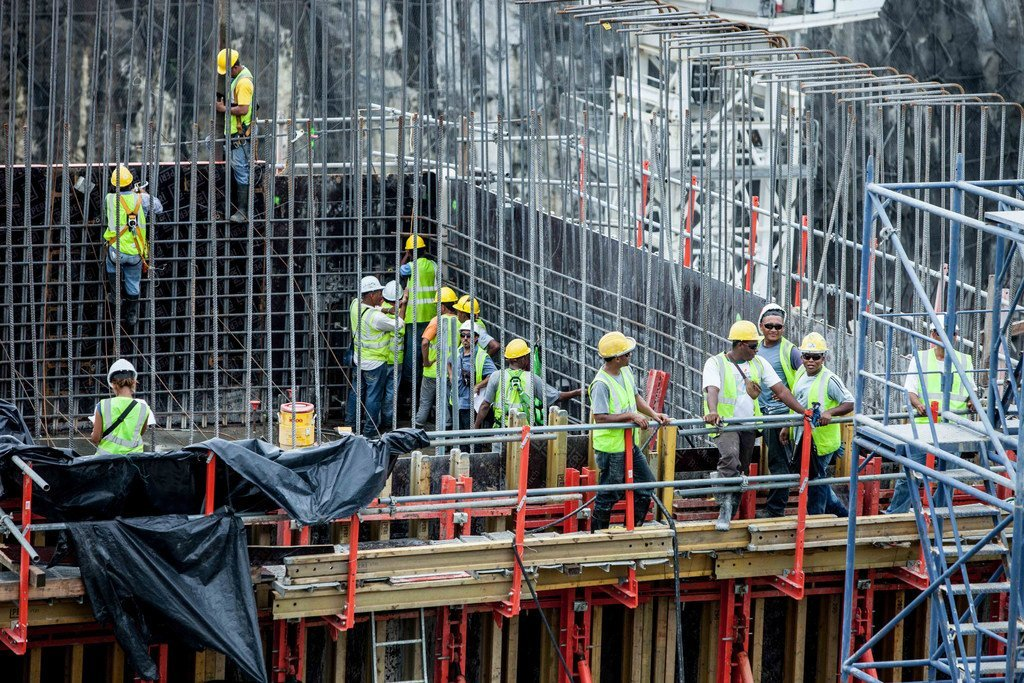
#> input picture input_images/construction workers building_19.jpeg, 1024 x 683 px, given in place of the camera
$ python multifeature_processor.py
#> lines starting #> are read from the running program, lines starting #| are printed output that depends on the picture; after the words box and inside, x2 and y2 are one past the last pixel; in counts of white or black regions, pixels touching at a corner belong together
import cv2
import numpy as np
from sklearn.metrics.pairwise import euclidean_distances
from scipy.spatial import distance
class MultiFeatureTracker:
   def __init__(self):
       # Initialize detectors
       self.face_cascade = cv2.CascadeClassifier(cv2.data.haarcascades + 'haarcascade_frontalface_default.xml')
       self.body_cascade = cv2.CascadeClassifier(cv2.data.haarcascades + 'haarcascade_fullbody.xml')
       self.upper_body_cascade = cv2.CascadeClassifier(cv2.data.haarcascades + 'haarcascade_upperbody.xml')
       # Initialize background subtractor for movement detection
       self.bg_subtractor = cv2.createBackgroundSubtractorMOG2(history=500, varThreshold=16, detectShadows=True)
       # Initialize tracker properties
       self.next_person_id = 0
       self.tracked_persons = {}
       self.max_disappeared = 30
       # Parameters for histogram comparison
       self.hist_bins = 32
       self.hist_range = [0, 180]
   def calculate_color_histogram(self, frame, bbox):
       """Calculate color histogram for the given bounding box region."""
       x, y, w, h = bbox
       roi = frame[y:y+h, x:x+w]
       # Convert ROI to HSV color space
       hsv_roi = cv2.cvtColor(roi, cv2.COLOR_BGR2HSV)
       # Calculate histogram for hue channel
       hist = cv2.calcHist([hsv_roi], [0], None, [self.hist_bins], self.hist_range)
       cv2.normalize(hist, hist, 0, 1, cv2.NORM_MINMAX)
       return hist
   def detect_motion(self, frame):
       """Detect moving regions in the frame."""
       fg_mask = self.bg_subtractor.apply(frame)
       # Apply morphological operations to remove noise
       kernel = cv2.getStructuringElement(cv2.MORPH_ELLIPSE, (3, 3))
       fg_mask = cv2.erode(fg_mask, kernel, iterations=1)
       fg_mask = cv2.dilate(fg_mask, kernel, iterations=2)
       # Find contours of moving regions
       contours, _ = cv2.findContours(fg_mask, cv2.RETR_EXTERNAL, cv2.CHAIN_APPROX_SIMPLE)
       motion_regions = []
       for contour in contours:
           if cv2.contourArea(contour) > 500:  # Filter small movements
               x, y, w, h = cv2.boundingRect(contour)
               motion_regions.append((x, y, w, h))
       return motion_regions
   def detect_all_features(self, frame):
       """Detect persons using multiple methods."""
       gray = cv2.cvtColor(frame, cv2.COLOR_BGR2GRAY)
       # Detect faces
       faces = self.face_cascade.detectMultiScale(
           gray, scaleFactor=1.1, minNeighbors=5, minSize=(30, 30))
       # Detect full bodies
       bodies = self.body_cascade.detectMultiScale(
           gray, scaleFactor=1.1, minNeighbors=3, minSize=(80, 200))
       # Detect upper bodies
       upper_bodies = self.upper_body_cascade.detectMultiScale(
           gray, scaleFactor=1.1, minNeighbors=3, minSize=(60, 60))
       # Detect motion
       motion_regions = self.detect_motion(frame)
       # Combine all detections
       all_detections = []
       # Add faces with detection type
       for bbox in faces:
           all_detections.append((*bbox, 'face'))
       # Add bodies with detection type
       for bbox in bodies:
           all_detections.append((*bbox, 'body'))
       # Add upper bodies with detection type
       for bbox in upper_bodies:
           all_detections.append((*bbox, 'upper_body'))
       # Add motion regions with detection type
       for bbox in motion_regions:
           all_detections.append((*bbox, 'motion'))
       return all_detections
   def update(self, frame):
       # Detect all features in current frame
       current_detections = self.detect_all_features(frame)
       # If no detections are found
       if len(current_detections) == 0:
           for person_id in list(self.tracked_persons.keys()):
               self.tracked_persons[person_id]["disappeared"] += 1
               if self.tracked_persons[person_id]["disappeared"] > self.max_disappeared:
                   del self.tracked_persons[person_id]
           return self.tracked_persons
       # Calculate centroids for current detections
       current_centroids = np.array([[x + w//2, y + h//2] for (x, y, w, h, _) in current_detections])
       # If we're not tracking anyone, register all detections
       if len(self.tracked_persons) == 0:
           for i in range(len(current_detections)):
               self.register_person(frame, current_detections[i], current_centroids[i])
       # Otherwise, match current detections to existing persons
       else:
           person_ids = list(self.tracked_persons.keys())
           tracked_centroids = np.array([self.tracked_persons[person_id]["centroid"]
                                       for person_id in person_ids])
           # Compute distances between tracked centroids and current centroids
           D = euclidean_distances(tracked_centroids, current_centroids)
           # Calculate histogram similarities for overlapping regions
           H = np.zeros((len(tracked_centroids), len(current_centroids)))
           for i, person_id in enumerate(person_ids):
               hist1 = self.tracked_persons[person_id]["histogram"]
               for j, detection in enumerate(current_detections):
                   hist2 = self.calculate_color_histogram(frame, detection[:4])
                   H[i, j] = cv2.compareHist(hist1, hist2, cv2.HISTCMP_CORREL)
           # Combine distance and histogram metrics
           similarity_matrix = D * (2 - H)  # Lower values indicate better matches
           rows = similarity_matrix.min(axis=1).argsort()
           cols = similarity_matrix.argmin(axis=1)[rows]
           used_rows = set()
           used_cols = set()
           for (row, col) in zip(rows, cols):
               if row in used_rows or col in used_cols:
                   continue
               if similarity_matrix[row, col] > 100:  # Adjusted threshold
                   continue
               person_id = person_ids[row]
               self.tracked_persons[person_id].update({
                   "bbox": current_detections[col][:4],
                   "centroid": current_centroids[col],
                   "detection_type": current_detections[col][4],
                   "disappeared": 0,
                   "histogram": self.calculate_color_histogram(frame, current_detections[col][:4])
               })
               used_rows.add(row)
               used_cols.add(col)
           # Register new detections
           unused_cols = set(range(0, similarity_matrix.shape[1])).difference(used_cols)
           for col in unused_cols:
               self.register_person(frame, current_detections[col], current_centroids[col])
       return self.tracked_persons
   def register_person(self, frame, detection, centroid):
       """Register a new person."""
       bbox = detection[:4]
       detection_type = detection[4]
       self.tracked_persons[self.next_person_id] = {
           "bbox": bbox,
           "centroid": centroid,
           "detection_type": detection_type,
           "disappeared": 0,
           "histogram": self.calculate_color_histogram(frame, bbox)
       }
       self.next_person_id += 1
def main():
   cap = cv2.VideoCapture(0)  # Use 0 for webcam or provide video file path
   tracker = MultiFeatureTracker()
   while True:
       ret, frame = cap.read()
#> frame is the input picture: shape (683, 1024, 3); mean B, G, R 97.5, 96, 92.6
       if not ret:
           break
       persons = tracker.update(frame)
#> in detect_all_features, `gray = cv2.cvtColor(frame, cv2.COLOR_BGR2GRAY)`:
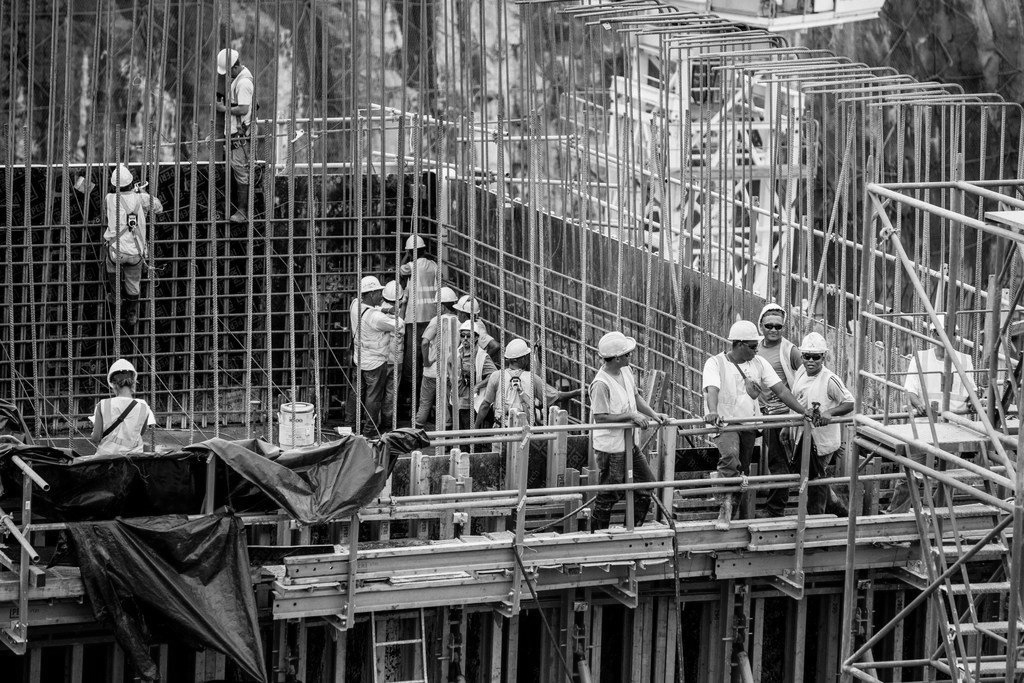
#> gray: shape (683, 1024); min 0, max 255, mean 95.1
#> in detect_all_features, `faces = self.face_cascade.detectMultiScale( gray, scaleFactor=1.1, min..`: faces = ()
#> in detect_all_features, `upper_bodies = self.upper_body_cascade.detectMultiScale( gray, scaleFa..`: upper_bodies = [[238, 351, 104, 85]]
#> in detect_motion, `fg_mask = self.bg_subtractor.apply(frame)`:
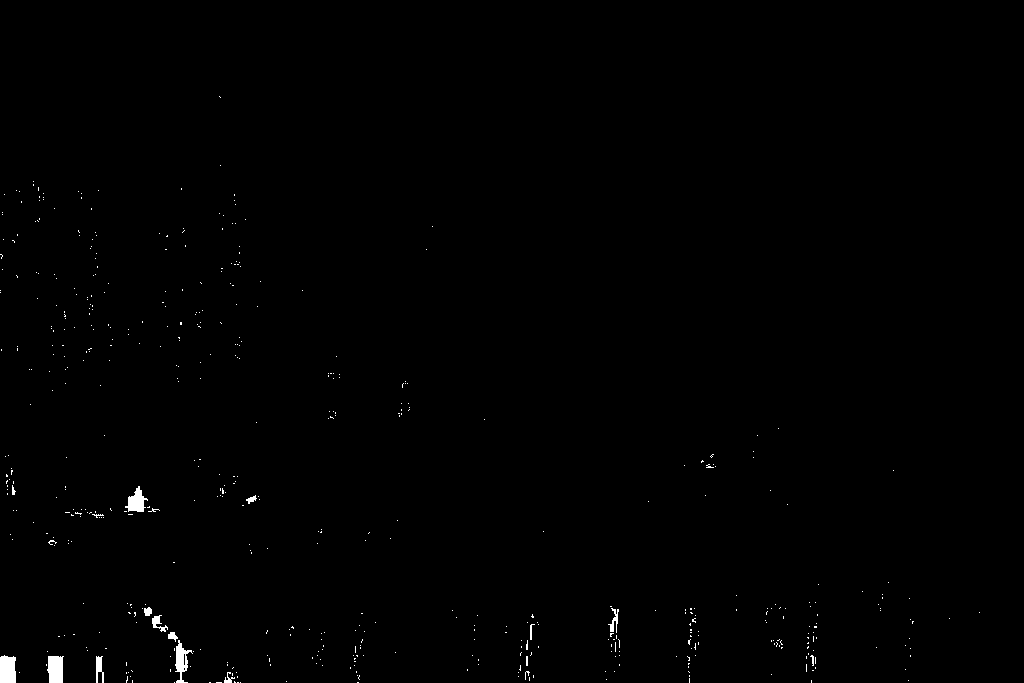
#> fg_mask: shape (683, 1024); values 127 (black) and 255 (white), 0.46% white; 524 white regions (508 under 20 px), largest, box (x1, y1, x2, y2) and area: (0, 655, 16, 683) 415, (47, 656, 64, 683) 396, (175, 640, 193, 683) 335
#> in detect_motion, `fg_mask = cv2.erode(fg_mask, kernel, iterations=1)`:
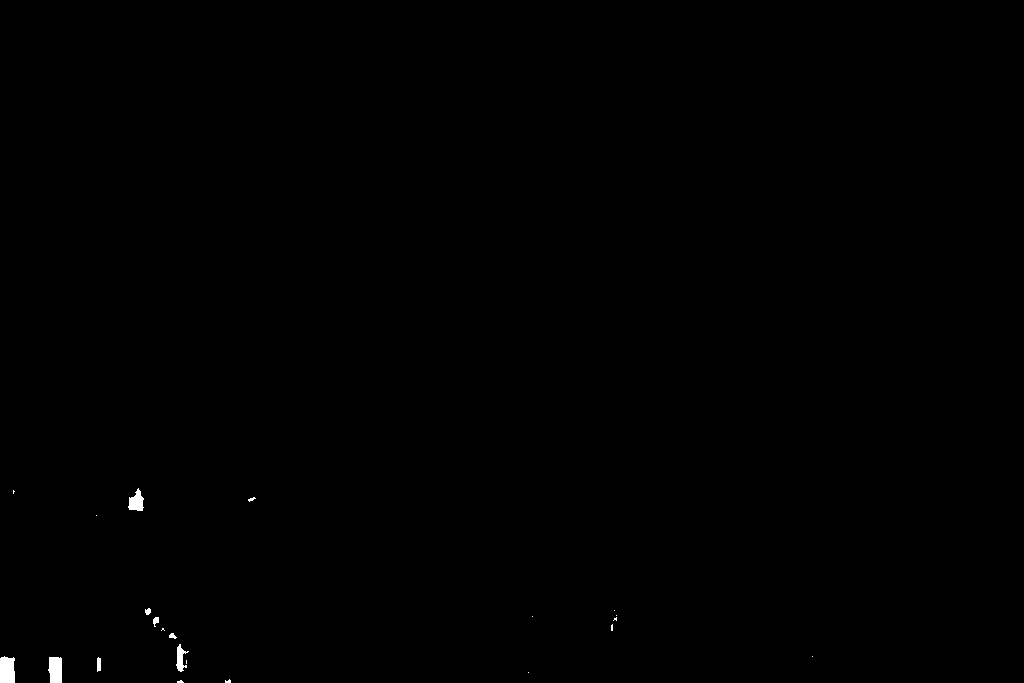
#> fg_mask: shape (683, 1024); values 127 (black) and 255 (white), 0.19% white; 22 white regions (13 under 20 px), largest, box (x1, y1, x2, y2) and area: (0, 656, 15, 683) 374, (48, 657, 62, 683) 328, (128, 488, 144, 511) 233
#> in detect_motion, `fg_mask = cv2.dilate(fg_mask, kernel, iterations=2)`:
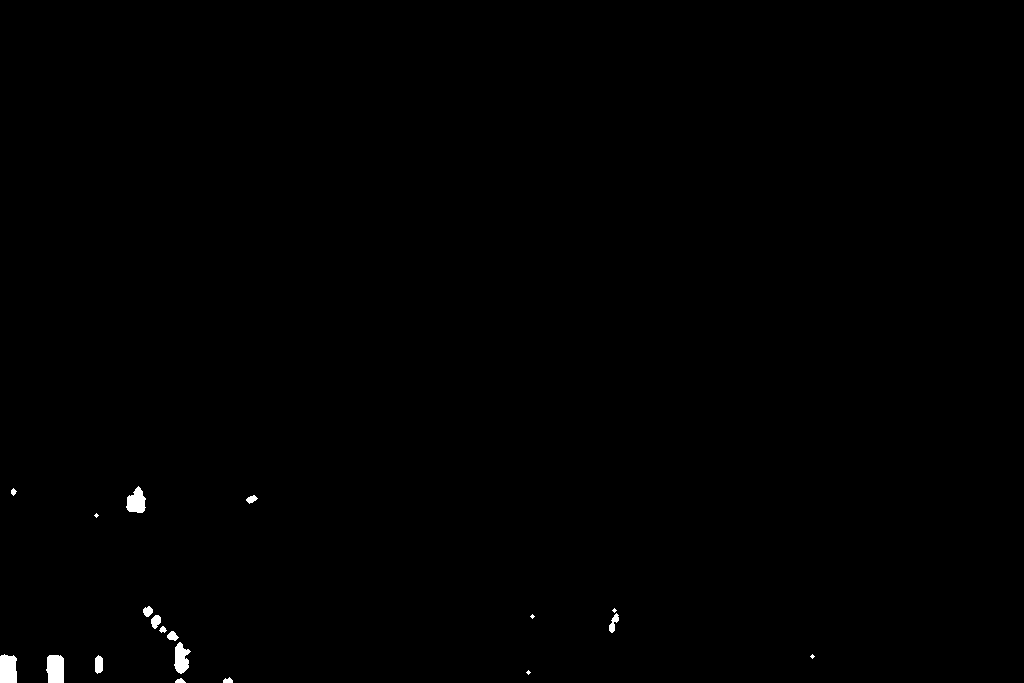
#> fg_mask: shape (683, 1024); values 127 (black) and 255 (white), 0.34% white; 19 white regions (5 under 20 px), largest, box (x1, y1, x2, y2) and area: (46, 655, 64, 683) 458, (0, 654, 17, 683) 455, (126, 486, 146, 513) 365
#> in detect_motion, `contours, _ = cv2.findContours(fg_mask, cv2.RETR_EXTERNAL, cv2.CHAIN_A..`: contours = [[[0, 0], [0, 682], [1023, 682], [1023, 0]]]
#> the loop in detect_motion, `for contour in contours:` made 1 pass
#> (contour, x, y, w, h) on pass 1: ([[0, 0], [0, 682], [1023, 682], [1023, 0]], 0, 0, 1024, 683)
#> after the loop in detect_motion, `for contour in contours:`: motion_regions = [(0, 0, 1024, 683)]
#> after the loop in detect_all_features, `for bbox in faces:`: all_detections = []
#> the loop in detect_all_features, `for bbox in upper_bodies:` made 1 pass
#> after the loop in detect_all_features, `for bbox in upper_bodies:`: all_detections = [(238, 351, 104, 85, 'upper_body')]
#> the loop in detect_all_features, `for bbox in motion_regions:` made 1 pass
#> after the loop in detect_all_features, `for bbox in motion_regions:`: all_detections = [(238, 351, 104, 85, 'upper_body'), (0, 0, 1024, 683, 'motion')]
#> in update, `current_detections = self.detect_all_features(frame)`: current_detections has the same summary as all_detections in detect_all_features
#> in update, `current_centroids = np.array([[x + w//2, y + h//2] for (x, y, w, h, _)..`: current_centroids = [[290, 393], [512, 341]]
#> the loop in update, `for i in range(len(current_detections)):` made 2 passes
#> detection_type in register_person on passes 1 to 2: 'upper_body', 'motion'
#> pass 1, in calculate_color_histogram, `roi = frame[y:y+h, x:x+w]`:
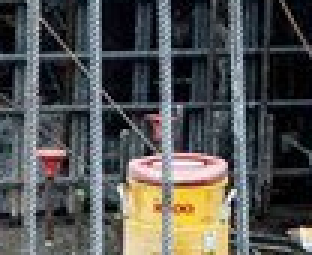
#> roi: shape (85, 104, 3) (shown 3 times larger); mean B, G, R 81.1, 82.9, 82.6
#> persons = 2 items
       # Draw tracking results
       for person_id, data in persons.items():
           if data["disappeared"] == 0:
               (x, y, w, h) = data["bbox"]
               # Different colors for different detection types
               color = {
                   'face': (0, 255, 0),      # Green
                   'body': (255, 0, 0),      # Blue
                   'upper_body': (0, 0, 255), # Red
                   'motion': (255, 255, 0)    # Cyan
               }.get(data["detection_type"], (255, 255, 255))
               cv2.rectangle(frame, (x, y), (x + w, y + h), color, 2)
               cv2.putText(frame, f"ID: {person_id} ({data['detection_type']})",
                          (x, y - 10), cv2.FONT_HERSHEY_SIMPLEX, 0.5, color, 2)
#> this loop made 2 passes
#> (person_id, x, y, w, h, color) on passes 1 to 2: (0, 238, 351, 104, 85, (0, 0, 255)), (1, 0, 0, 1024, 683, (255, 255, 0))
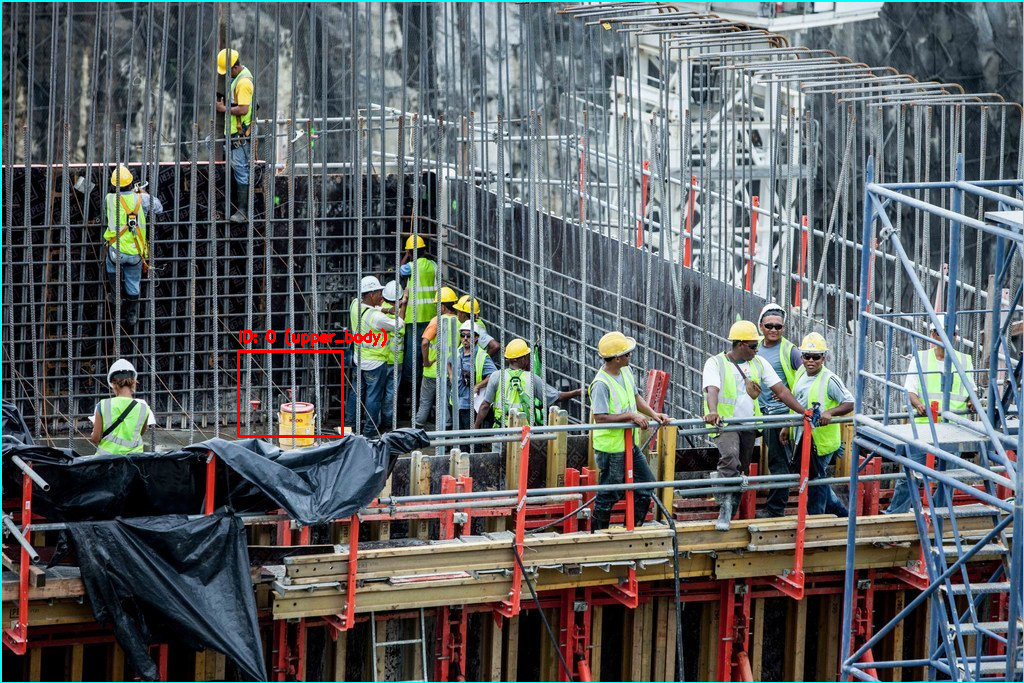
#> frame: shape (683, 1024, 3); 1.03% of pixels changed, all inside (x1, y1, x2, y2) = (0, 0, 1024, 683)
       cv2.imshow("Multi-Feature Tracking", frame)
       if cv2.waitKey(1) & 0xFF == ord('q'):
#> (key q is pressed here)
           break
   cap.release()
   cv2.destroyAllWindows()
if __name__ == "__main__":
   main()
